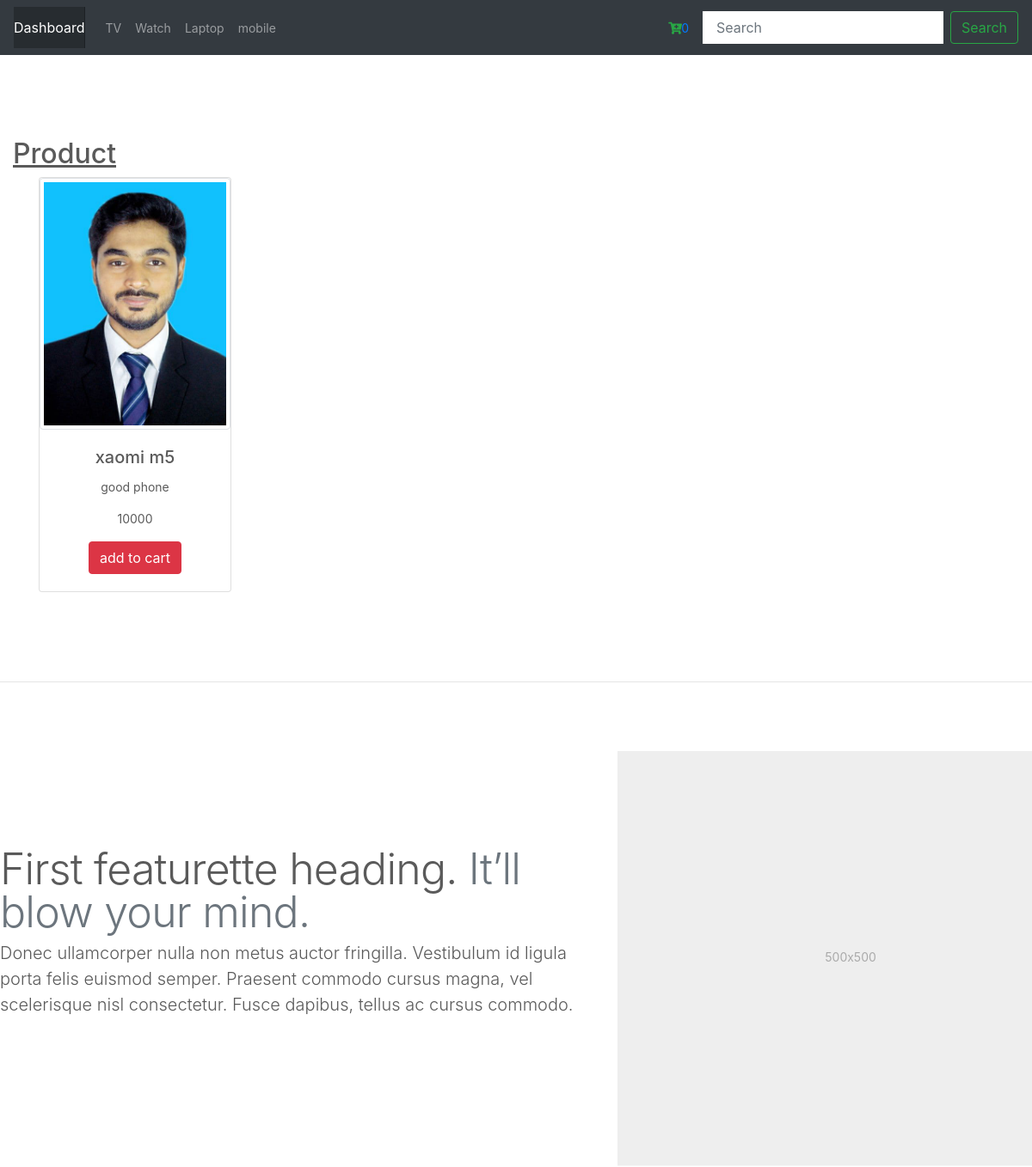
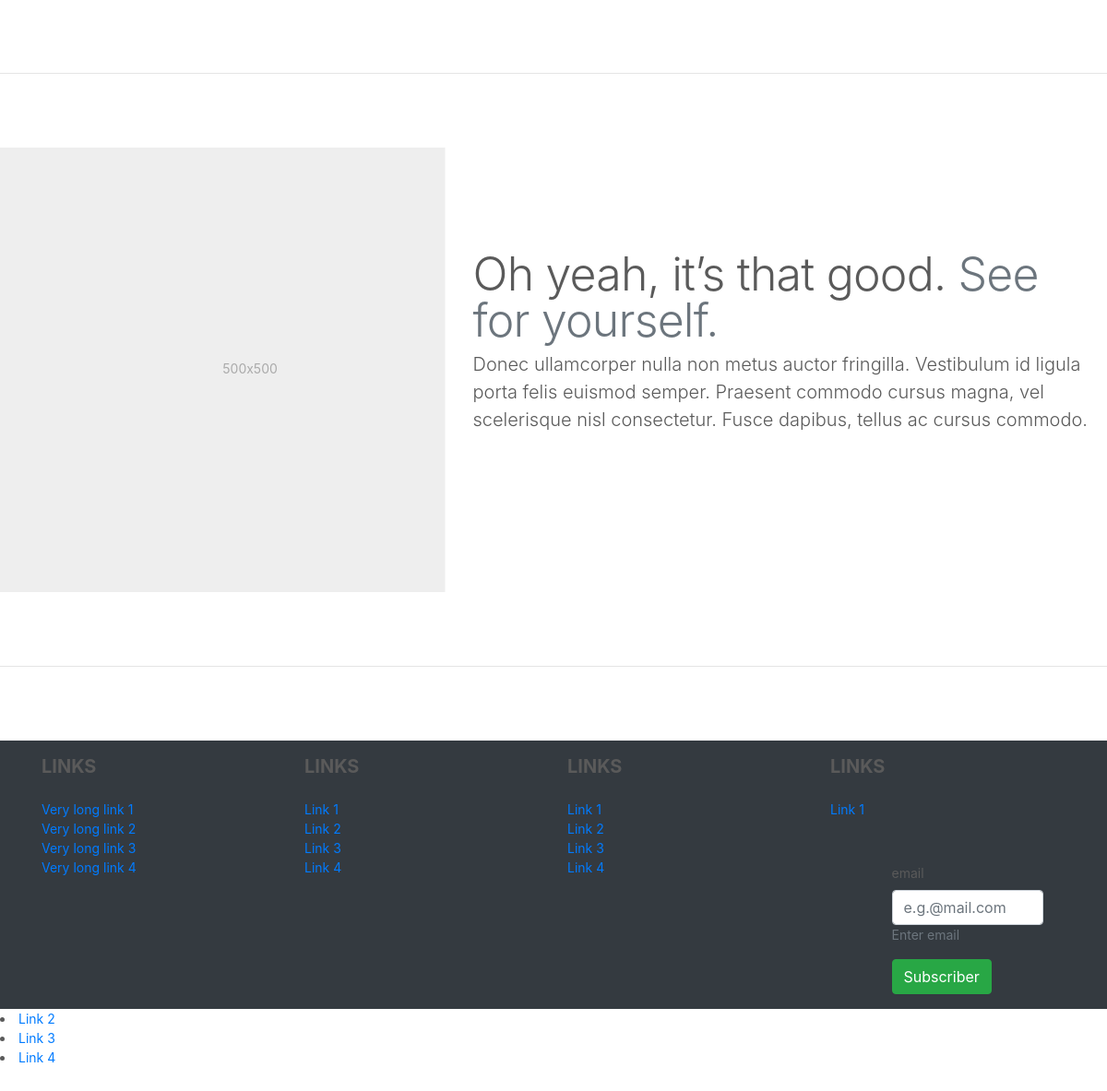
Page /front/index.php (signed in) on the committed database (2 pictures, top to bottom).
### tables this page shows
CREATE TABLE `categories` (
  `id` int(11) NOT NULL,
  `category_title` varchar(255) DEFAULT NULL,
  `link` varchar(255) DEFAULT NULL,
  `is_deleted` tinyint(1) DEFAULT NULL,
  `is_draft` tinyint(1) DEFAULT NULL,
  `created_at` datetime DEFAULT NULL,
  `modified_at` datetime DEFAULT NULL
);

CREATE TABLE `products` (
  `id` int(11) NOT NULL,
  `product_code` varchar(50) DEFAULT NULL,
  `brand_id` int(11) DEFAULT NULL,
  `category_id` int(11) DEFAULT NULL,
  `product_title` varchar(255) NOT NULL,
  `product_picture` varchar(128) DEFAULT NULL,
  `short_description` text,
  `description` text,
  `cost` float DEFAULT NULL,
  `mrp` float DEFAULT NULL,
  `special_price` float DEFAULT NULL,
  `is_new` tinyint(4) DEFAULT NULL,
  `is_draft` tinyint(4) DEFAULT NULL,
  `is_active` tinyint(4) DEFAULT NULL,
  `total_sales` int(11) DEFAULT NULL,
  `is_deleted` tinyint(4) DEFAULT NULL,
  `created_at` datetime DEFAULT NULL,
  `modified_at` datetime DEFAULT NULL
);

### src/Db/Db.php (called while the page is built, shortened)
<?php
 class Db
{
 public static $servername = "localhost";
 public static $username = "root";
 public static $password = "";
 public static $dbname = "phpcrud";
static function connect(){
    $conn = new PDO("mysql:host=".self::$servername.";dbname=".self::$dbname, self::$username, self::$password);
    $conn->setAttribute(PDO::ATTR_ERRMODE, PDO::ERRMODE_EXCEPTION);
    return $conn;
}
}

### src/Category/Category.php (called while the page is built, shortened)
<?php
class Category
{
public $conn = null;
function __construct(){
$this->conn = Db::connect();
}
function all(){
 $query = "SELECT * FROM categories ORDER BY id DESC ";
$sth = $this->conn->prepare($query);
$sth->execute();
return $sth->fetchAll(PDO::FETCH_ASSOC);
}
}
?>

### src/Product/Product.php (called while the page is built, shortened)
<?php
class Product
{
public $conn = null;
function __construct(){
$this->conn = Db::connect();
}
function index(){
$query = "SELECT products.id, products.product_code, products.short_description, products.product_title, products.special_price , products.product_picture, products.mrp, brands.brand_title, categories.category_title FROM products join brands ON  brands.id = products.brand_id join categories ON categories.id = products.category_id WHERE products.is_active = 1 AND products.is_deleted = 0 ORDER BY product_title ASC;  ";
$sth = $this->conn->prepare($query);
$sth->execute();
return $sth->fetchAll(PDO::FETCH_ASSOC);
}
}
?>

### front/elements/home_block_product.php (the view, shortened to what this page needs)
<?php
$product = new Product();
$products = $product->index();
?>
<div class="row">
<?php
foreach($products as $product):
?>
    <div class=" d-flex flex-row col-lg-4">
                    <form action="<?=FRONT?>addtocart.php" method="post">
                            <div class="card" style="width: 14rem;  ">
                            <img src="<?=UPLOADS?><?=$product['product_picture'];?>"  class="img-thumbnail" alt="">
                                <div class="card-body">
                                    <h5 class="card-title"><?=$product['product_title'];?></h5>
                                    <p class="card-text"><?=$product['short_description'];?></p>
                                    <p class="card-text"><?=$product['mrp'];?></p>
                                    <button class="btn btn-danger" type="submit")>add to cart</button>
                                </div>
                            </div>
                    </form>
    </div>
<?php
endforeach;
?>
</div>

### front/index.php (shortened to what this page needs)
<!doctype html>
<html lang="en">
<?php include_once('elements/head.php'); ?>
<body>
<?php include_once('elements/header.php'); ?>
<main role="main">
    <?php include_once('elements/slider.php'); ?>
    <div class="col-1"> <u><h2>Product</h2></u></div>
     <div class=" container marketing">
       <?php include_once('elements/home_block_product.php'); ?>
        </div>
        <?php include_once('elements/home_feature_right.php'); ?>
        <?php include_once('elements/home_feature_left.php'); ?>
        <hr class="featurette-divider">
    <?php include_once('elements/footer.php'); ?>
</body>
</html>

### front/elements/head.php (shortened to what this page needs)
<head>
    <link rel="stylesheet" href="https://use.fontawesome.com/releases/v5.8.2/css/all.css">
    <link rel="stylesheet" href="../lib/css/style.css">
</head>

### front/elements/header.php (shortened to what this page needs)
<header>
    <nav class="navbar navbar-expand-md navbar-dark fixed-top bg-dark">
        <a class="navbar-brand" href="http://localhost/phpcrud/admin/views/dashboard/index.php">Dashboard</a>
        <div class="collapse navbar-collapse" id="navbarCollapse">
            <?php include_once('elements/nav.php'); ?>
            <?php include_once('elements/search.php'); ?>
        </div>
    </nav>
</header>

### front/elements/nav.php (shortened to what this page needs)
<?php
$category = new Category();
$categories= $category->all();
?>
<ul class="navbar-nav mr-auto">
   <?php
   foreach($categories as $category):
   ?>
    <li class="nav-item">
        <a class="nav-link" href="#"><?=$category['category_title']?></a>
    </li>
    <?php
    endforeach;
    ?>
</ul>

### front/elements/search.php
<?php
if(!empty($_SESSION["shopping_cart"])) {
$cart_count = count(array_keys($_SESSION["shopping_cart"]));
}else {
    $cart_count = 0;
}
?>
<form class="form-inline mt-2 mt-md-0">
    <a href=cart.php> <i class="fas fa-cart-plus text-success col-2"></i><span><?php echo $cart_count; ?></span></a>
    <input class="form-control mr-sm-2" type="text" placeholder="Search" aria-label="Search">
    <button class="btn btn-outline-success my-2 my-sm-0" type="submit">Search</button>
</form>

### front/elements/slider.php (shortened to what this page needs)
<div class="bd-example">
    <div id="carouselExampleCaptions" class="carousel slide" data-ride="carousel">
        <ol class="carousel-indicators">
            <li data-target="#carouselExampleCaptions" data-slide-to="0" class="active"></li>
            <li data-target="#carouselExampleCaptions" data-slide-to="1"></li>
            <li data-target="#carouselExampleCaptions" data-slide-to="2"></li>
        </ol>
        <a class="carousel-control-prev" href="#carouselExampleCaptions" role="button" data-slide="prev">
            <span class="carousel-control-prev-icon" aria-hidden="true"></span>
        </a>
        <a class="carousel-control-next" href="#carouselExampleCaptions" role="button" data-slide="next">
            <span class="carousel-control-next-icon" aria-hidden="true"></span>
        </a>
    </div>
</div>

### front/elements/home_feature_right.php
<hr class="featurette-divider">
<div class="row featurette">
    <div class="col-md-7">
        <h2 class="featurette-heading">First featurette heading. <span class="text-muted">It’ll blow your mind.</span></h2>
        <p class="lead">Donec ullamcorper nulla non metus auctor fringilla. Vestibulum id ligula porta felis euismod semper. Praesent commodo cursus magna, vel scelerisque nisl consectetur. Fusce dapibus, tellus ac cursus commodo.</p>
    </div>
    <div class="col-md-5">
        <svg class="bd-placeholder-img bd-placeholder-img-lg featurette-image img-fluid mx-auto" width="500" height="500" xmlns="http://www.w3.org/2000/svg" preserveAspectRatio="xMidYMid slice" focusable="false" role="img" aria-label="Placeholder: 500x500"><title>Placeholder</title><rect width="100%" height="100%" fill="#eee"/><text x="50%" y="50%" fill="#aaa" dy=".3em">500x500</text></svg>
    </div>
</div>

### front/elements/home_feature_left.php
<hr class="featurette-divider">
<div class="row featurette">
    <div class="col-md-7 order-md-2">
        <h2 class="featurette-heading">Oh yeah, it’s that good. <span class="text-muted">See for yourself.</span></h2>
        <p class="lead">Donec ullamcorper nulla non metus auctor fringilla. Vestibulum id ligula porta felis euismod semper. Praesent commodo cursus magna, vel scelerisque nisl consectetur. Fusce dapibus, tellus ac cursus commodo.</p>
    </div>
    <div class="col-md-5 order-md-1">
        <svg class="bd-placeholder-img bd-placeholder-img-lg featurette-image img-fluid mx-auto" width="500" height="500" xmlns="http://www.w3.org/2000/svg" preserveAspectRatio="xMidYMid slice" focusable="false" role="img" aria-label="Placeholder: 500x500"><title>Placeholder</title><rect width="100%" height="100%" fill="#eee"/><text x="50%" y="50%" fill="#aaa" dy=".3em">500x500</text></svg>
    </div>
</div>

### front/elements/footer.php (shortened to what this page needs)
<footer class="page-footer font-small indigo bg-dark">
    <div class="container text-center text-md-left">
        <div class="row">
            <div class="col-md-3 mx-auto">
                <h5 class="font-weight-bold text-uppercase mt-3 mb-4">Links</h5>
                <ul class="list-unstyled">
                    <li>
                        <a href="#!">Very long link 1</a>
                    </li>
                    <li>
                        <a href="#!">Very long link 2</a>
                    </li>
                    <li>
                        <a href="#!">Very long link 3</a>
                    </li>
                    <li>
                        <a href="#!">Very long link 4</a>
                    </li>
                </ul>
            </div>
            <div class="col-md-3 mx-auto">
                <h5 class="font-weight-bold text-uppercase mt-3 mb-4">Links</h5>
                <ul class="list-unstyled">
                    <li>
                        <a href="#!">Link 1</a>
                    </li>
                    <li>
                        <a href="#!">Link 2</a>
                    </li>
                    <li>
                        <a href="#!">Link 3</a>
                    </li>
                    <li>
                        <a href="#!">Link 4</a>
                    </li>
                </ul>
            </div>
            <div class="col-md-3 mx-auto">
                <h5 class="font-weight-bold text-uppercase mt-3 mb-4">Links</h5>
                <ul class="list-unstyled">
                    <li>
                        <a href="#!">Link 1</a>
                    </li>
                    <li>
                        <a href="#!">Link 2</a>
                    </li>
                    <li>
                        <a href="#!">Link 3</a>
                    </li>
                    <li>
                        <a href="#!">Link 4</a>
                    </li>
                </ul>
            </div>
            <div class="col-md-3 mx-auto bg-dark">
                <h5 class="font-weight-bold text-uppercase mt-3 mb-4">Links</h5>
                <ul class="list-unstyled">
                    <li>
                        <a href="#!">Link 1</a>
                        <main role="main" class="col-md-9 ml-sm-auto col-lg-10 px-4">
<form id="contact-form" method="post" action="http://localhost/phpcrud/admin/views/subscribers/store.php " role="form">
    <div class="controls">
        <div class="row">
            <div class="col-lg-12">
                <div class="form-group">
                    <label for="email">email</label>
                    <input id="email"
                           value=""
                           type="email"
                           name="email"
                           placeholder="e.g.@mail.com" class="form-control"
                           autofocus="autofocus";>
                    <div class="help-block text-muted">Enter email</div>
                </div>
            </div>
            </div>
            </div>
    <button type="submit" class="btn btn-success">
       Subscriber
    </button>
        </div>
    </div>
</main>
                    <li>
                        <a href="#!">Link 2</a>
                    </li>
                    <li>
                        <a href="#!">Link 3</a>
                    </li>
                    <li>
                        <a href="#!">Link 4</a>
                    </li>

### rows in the picture
categories: category_title "TV"
categories: category_title "Watch"
categories: category_title "Laptop"
categories: category_title "mobile"
products: product_picture (picture), product_title "xaomi m5", short_description "good phone", mrp "10000"

### other values in the picture
$cart_count "0"
